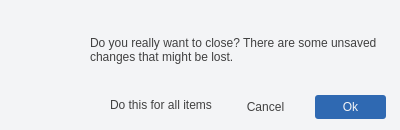
<?xml version="1.0" encoding="UTF-8"?>
<ui version="4.0">
 <class>Dialog</class>
 <widget class="QDialog" name="Dialog">
  <property name="geometry">
   <rect>
    <x>0</x>
    <y>0</y>
    <width>400</width>
    <height>130</height>
   </rect>
  </property>
  <property name="windowTitle">
   <string>Dialog</string>
  </property>
  <property name="styleSheet">
   <string notr="true">* {
	background: transparent;
	border: none;
	color: #414141;
}

QPushButton:hover{
	background: #DBEAFE;
}

QWidget#container{
	background: #F3F4F6;
}</string>
  </property>
  <layout class="QVBoxLayout" name="verticalLayout">
   <property name="spacing">
    <number>0</number>
   </property>
   <property name="leftMargin">
    <number>0</number>
   </property>
   <property name="topMargin">
    <number>0</number>
   </property>
   <property name="rightMargin">
    <number>0</number>
   </property>
   <property name="bottomMargin">
    <number>0</number>
   </property>
   <item>
    <widget class="QWidget" name="container" native="true">
     <layout class="QVBoxLayout" name="verticalLayout_2">
      <property name="spacing">
       <number>0</number>
      </property>
      <property name="leftMargin">
       <number>0</number>
      </property>
      <property name="topMargin">
       <number>0</number>
      </property>
      <property name="rightMargin">
       <number>0</number>
      </property>
      <property name="bottomMargin">
       <number>0</number>
      </property>
      <item>
       <widget class="QFrame" name="frame">
        <property name="frameShape">
         <enum>QFrame::Shape::StyledPanel</enum>
        </property>
        <property name="frameShadow">
         <enum>QFrame::Shadow::Raised</enum>
        </property>
        <widget class="QLabel" name="icon">
         <property name="geometry">
          <rect>
           <x>20</x>
           <y>40</y>
           <width>40</width>
           <height>40</height>
          </rect>
         </property>
         <property name="text">
          <string/>
         </property>
         <property name="pixmap">
          <pixmap resource="../assets/icons.qrc">:/icons/icons/question.svg</pixmap>
         </property>
         <property name="scaledContents">
          <bool>true</bool>
         </property>
        </widget>
        <widget class="QLabel" name="text">
         <property name="geometry">
          <rect>
           <x>90</x>
           <y>10</y>
           <width>300</width>
           <height>81</height>
          </rect>
         </property>
         <property name="maximumSize">
          <size>
           <width>300</width>
           <height>16777215</height>
          </size>
         </property>
         <property name="text">
          <string>&lt;html&gt;&lt;head/&gt;&lt;body&gt;&lt;p&gt;Do you really want to close? There are some unsaved changes that might be lost.&lt;/p&gt;&lt;/body&gt;&lt;/html&gt;</string>
         </property>
         <property name="alignment">
          <set>Qt::AlignmentFlag::AlignLeading|Qt::AlignmentFlag::AlignLeft|Qt::AlignmentFlag::AlignVCenter</set>
         </property>
         <property name="wordWrap">
          <bool>true</bool>
         </property>
        </widget>
        <widget class="QPushButton" name="ok_btn">
         <property name="geometry">
          <rect>
           <x>315</x>
           <y>95</y>
           <width>71</width>
           <height>24</height>
          </rect>
         </property>
         <property name="styleSheet">
          <string notr="true">padding: 5px;
background: #2F69B2;
color: #F3F4F6;
border-radius: 3px;</string>
         </property>
         <property name="text">
          <string>Ok</string>
         </property>
        </widget>
        <widget class="QPushButton" name="cancel_btn">
         <property name="geometry">
          <rect>
           <x>230</x>
           <y>95</y>
           <width>71</width>
           <height>24</height>
          </rect>
         </property>
         <property name="text">
          <string>Cancel</string>
         </property>
        </widget>
        <widget class="QCheckBox" name="do_for_all">
         <property name="geometry">
          <rect>
           <x>90</x>
           <y>89</y>
           <width>141</width>
           <height>31</height>
          </rect>
         </property>
         <property name="text">
          <string>Do this for all items</string>
         </property>
        </widget>
       </widget>
      </item>
     </layout>
    </widget>
   </item>
  </layout>
 </widget>
 <tabstops>
  <tabstop>cancel_btn</tabstop>
  <tabstop>ok_btn</tabstop>
  <tabstop>cancel_btn</tabstop>
  <tabstop>ok_btn</tabstop>
 </tabstops>
 <resources>
  <include location="../assets/icons.qrc"/>
 </resources>
 <connections/>
</ui>
